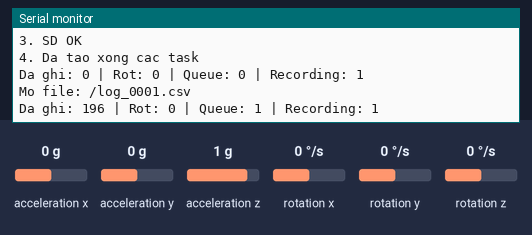
This program was run on a simulated ESP32-S3. On the bench: the last lines printed to the serial monitor. Wiring (inferred from the names in the program): MPU-6050 motion sensor at I2C address 0x68. The test bench sets the inputs (shaded band); at power-on: acceleration x 0 g, acceleration y 0 g, acceleration z 1 g, rotation x 0 °/s, rotation y 0 °/s, rotation z 0 °/s. Storage starts empty.

Above: at 2.8 s.
2.9 s: acceleration x set to -1.4 g
At 4.2 s:
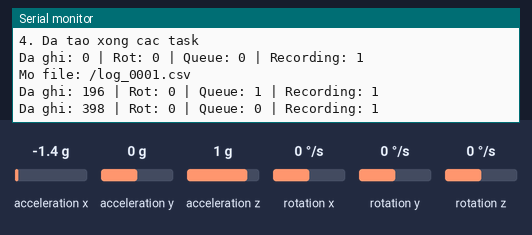
4.4 s: acceleration x set to 0 g
At 5.4 s:
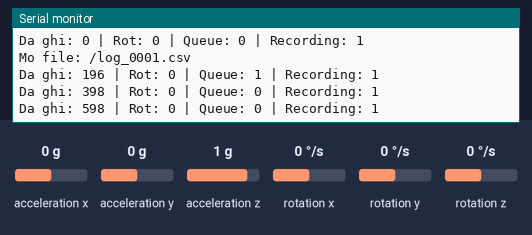
5.9 s: acceleration y set to -1.4 g
At 7.4 s:
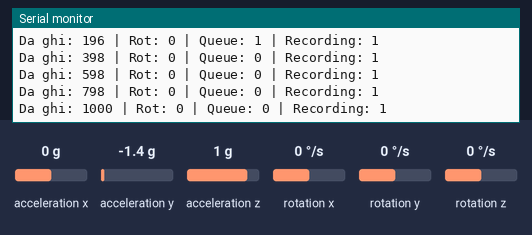
Timing chart, 0 to 8.9 s (numbered marks = the images above; inputs shaded):
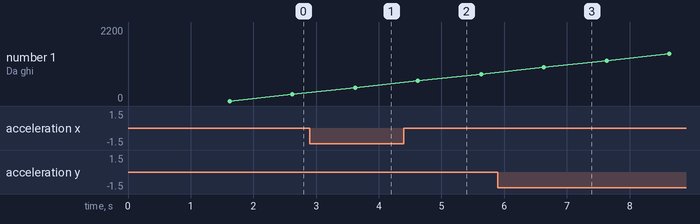

The program:

main.cpp
```cpp
#include <Arduino.h>
#include <SPI.h>
#include <SD.h>
#include "config.h"
#include "shared.h"
#include "mpu6050.h"
#include "tasks.h"

void IRAM_ATTR isrBtn() {
  BaseType_t woken = pdFALSE;
  xSemaphoreGiveFromISR(semBtn, &woken);
  portYIELD_FROM_ISR(woken);
}

void setup() {
  Serial.begin(115200);
  delay(1500);                       // chờ Serial Monitor kịp kết nối
  Serial.println("1. Khoi dong");

  mpuInit();
  Serial.println("2. MPU init xong");

  Serial.println("2b. SPI begin");
  SPI.begin(SD_SCK, SD_MISO, SD_MOSI, SD_CS);
  Serial.println("2c. SD begin");
  if (!SD.begin(SD_CS, SPI, 4000000)) {
    Serial.println("SD fail");
    while (1) delay(1000);
  }
  Serial.println("3. SD OK");

  qImu   = xQueueCreate(QUEUE_LEN, sizeof(imu_sample_t));
  mtxGps = xSemaphoreCreateMutex();
  semBtn = xSemaphoreCreateBinary();

  pinMode(BTN_PIN, INPUT_PULLUP);
  attachInterrupt(BTN_PIN, isrBtn, FALLING);

  xTaskCreatePinnedToCore(TaskIMU,  "imu",  4096, NULL, PRIO_IMU,  NULL, 1);
  xTaskCreatePinnedToCore(TaskCtrl, "ctrl", 2048, NULL, PRIO_CTRL, NULL, 0);
  xTaskCreatePinnedToCore(TaskSD,   "sd",   6144, NULL, PRIO_SD,   NULL, 0);
  xTaskCreatePinnedToCore(TaskGSM,  "gsm",  6144, NULL, PRIO_GSM,  NULL, 0);
  Serial.println("4. Da tao xong cac task");
}

void loop() {
  Serial.printf("Da ghi: %lu | Rot: %lu | Queue: %u | Recording: %d\n",
                (unsigned long)gWritten,
                (unsigned long)gDropped,
                (unsigned)uxQueueMessagesWaiting(qImu),
                gRecording);
  delay(1000);
}
```

mpu6050.h
```cpp
#pragma once
#include "shared.h"

void mpuInit();
bool mpuRead(imu_sample_t &s);
```

shared.h
```cpp
#pragma once
#include <Arduino.h>
#include "freertos/FreeRTOS.h"
#include "freertos/queue.h"
#include "freertos/semphr.h"

typedef struct {            // 16 byte
  uint32_t t_us;
  int16_t ax, ay, az, gx, gy, gz;
} imu_sample_t;

typedef struct {
  double   lat, lon;
  bool     valid;
  uint32_t updated_ms;
} gps_data_t;

// Handle đồng bộ
extern QueueHandle_t     qImu;     // IMU -> SD
extern SemaphoreHandle_t mtxGps;   // bảo vệ gGps
extern SemaphoreHandle_t semBtn;   // ngắt nút -> TaskCtrl

// Biến dùng chung
extern gps_data_t        gGps;         // bảo vệ bằng mtxGps
extern volatile bool     gRecording;
extern volatile uint32_t gDropped;
extern volatile uint32_t gWritten;   // số mẫu đã ghi xuống SD
```

tasks.h
```cpp
#pragma once

void TaskIMU(void *pv);
void TaskSD(void *pv);
void TaskCtrl(void *pv);
void TaskGSM(void *pv);
```

mpu6050.cpp
```cpp
#include <Wire.h>
#include "esp_timer.h"
#include "config.h"
#include "mpu6050.h"

static void mpuWrite(uint8_t reg, uint8_t val) {
  Wire.beginTransmission(MPU_ADDR);
  Wire.write(reg);
  Wire.write(val);
  Wire.endTransmission();
}

void mpuInit() {
  Wire.begin(SDA_PIN, SCL_PIN, 400000);
  mpuWrite(0x6B, 0x00);
  mpuWrite(0x1A, 0x03);
  mpuWrite(0x1B, 0x08);
  mpuWrite(0x1C, 0x10);
  delay(100);              // chờ cảm biến ổn định sau khi thức dậy, tránh mẫu đầu không hợp lệ
}

bool mpuRead(imu_sample_t &s) {
  Wire.beginTransmission(MPU_ADDR);
  Wire.write(0x3B);
  if (Wire.endTransmission(false) != 0) return false;
  if (Wire.requestFrom((uint8_t)MPU_ADDR, (uint8_t)14) != 14) return false;

  s.t_us = (uint32_t)esp_timer_get_time();
  auto rd = [] { int16_t h = Wire.read(); return (int16_t)((h << 8) | Wire.read()); };
  s.ax = rd(); s.ay = rd(); s.az = rd();
  rd();                                  // bỏ nhiệt độ
  s.gx = rd(); s.gy = rd(); s.gz = rd();
  return true;
}
```

shared.cpp
```cpp
#include "shared.h"

QueueHandle_t     qImu   = nullptr;
SemaphoreHandle_t mtxGps = nullptr;
SemaphoreHandle_t semBtn = nullptr;

gps_data_t        gGps = {};
volatile bool     gRecording = true;
volatile uint32_t gDropped   = 0;
volatile uint32_t gWritten = 0;
```

task_ctrl.cpp
```cpp
#include "config.h"
#include "shared.h"
#include "tasks.h"

void TaskCtrl(void *) {
  for (;;) {
    if (xSemaphoreTake(semBtn, portMAX_DELAY) == pdTRUE) {
      vTaskDelay(pdMS_TO_TICKS(50));                  // chống dội
      while (xSemaphoreTake(semBtn, 0) == pdTRUE) {}  // xả ngắt dội
      gRecording = !gRecording;
      Serial.printf("Recording: %d\n", gRecording);
    }
  }
}
```

task_gsm.cpp
```cpp
#include "config.h"
#include "shared.h"
#include "tasks.h"

void TaskGSM(void *) {
  // Serial1.begin(GSM_BAUD, SERIAL_8N1, GSM_RX_PIN, GSM_TX_PIN);

  for (;;) {
    // TODO: gửi AT lệnh lấy GPS, parse ra tmp
    gps_data_t tmp = {};
    tmp.updated_ms = millis();

    if (xSemaphoreTake(mtxGps, pdMS_TO_TICKS(50)) == pdTRUE) {
      gGps = tmp;                       // giữ mutex rất ngắn
      xSemaphoreGive(mtxGps);
    }
    vTaskDelay(pdMS_TO_TICKS(2000));
  }
}
```

task_imu.cpp
```cpp
#include "config.h"
#include "shared.h"
#include "mpu6050.h"
#include "tasks.h"

void TaskIMU(void *) {
  TickType_t last = xTaskGetTickCount();
  imu_sample_t s;

  for (;;) {
    vTaskDelayUntil(&last, pdMS_TO_TICKS(SAMPLE_PERIOD_MS));
    if (!gRecording) continue;

    if (mpuRead(s)) {
      if (xQueueSend(qImu, &s, 0) != pdTRUE) {   // không chặn
        gDropped++;
      }
    }
  }
}
```

task_sd.cpp
```cpp
#include <SD.h>
#include "config.h"
#include "shared.h"
#include "tasks.h"
#define CSV_SEP ","

static char   buf[SD_BUF_SIZE + 128];
static size_t len = 0;

static uint32_t t0_us  = 0;
static bool     haveT0 = false;

static File openNewFile() {
  char name[24];
  for (int i = 1; i < 10000; i++) {
    snprintf(name, sizeof(name), "/log_%04d.csv", i);
    if (!SD.exists(name)) {
      File f = SD.open(name, FILE_WRITE);
           if (f) {
        const uint8_t bom[3] = {0xEF, 0xBB, 0xBF};   // để Excel đọc đúng UTF-8
        f.write(bom, 3);
        f.print("time(s)" CSV_SEP "Ax(m/s²)" CSV_SEP "Ay(m/s²)" CSV_SEP "Az(m/s²)"
                CSV_SEP "Rx(°/s)" CSV_SEP "Ry(°/s)" CSV_SEP "Rz(°/s)\n");
        haveT0 = false;                      // thời gian tính lại từ 0 cho file mới
        Serial.printf("Mo file: %s\n", name);
      }
      return f;
    }
  }
  return File();
}

static void appendSample(File &f, const imu_sample_t &s) {
  if (!haveT0) { t0_us = s.t_us; haveT0 = true; }

  double t  = (double)(uint32_t)(s.t_us - t0_us) / 1e6;
  const double ka = GRAVITY_MS2 / ACC_LSB_PER_G;
  const double kg = 1.0 / GYRO_LSB_PER_DPS;

  len += snprintf(buf + len, sizeof(buf) - len,
                  "%.3f" CSV_SEP "%.3f" CSV_SEP "%.3f" CSV_SEP "%.3f"
                  CSV_SEP "%.3f" CSV_SEP "%.3f" CSV_SEP "%.3f\n",
                  t,
                  s.ax * ka, s.ay * ka, s.az * ka,
                  s.gx * kg, s.gy * kg, s.gz * kg);
  gWritten++;
  if (len >= SD_BUF_SIZE) {
    f.write((uint8_t *)buf, len);
    len = 0;
  }
}

void TaskSD(void *) {
  File f;
  uint32_t lastFlush = millis();
  imu_sample_t s;

  for (;;) {
    if (!gRecording) {
      if (f) {
        while (xQueueReceive(qImu, &s, 0) == pdTRUE) appendSample(f, s);
        if (len) { f.write((uint8_t *)buf, len); len = 0; }
        f.close();
        Serial.println("Da dong file, co the rut the");
      }
      vTaskDelay(pdMS_TO_TICKS(50));
      continue;
    }

    if (!f) {
      f = openNewFile();
      if (!f) {
        Serial.println("Khong mo duoc file");
        vTaskDelay(pdMS_TO_TICKS(1000));
        continue;
      }
      len = 0;
      lastFlush = millis();
    }

    if (xQueueReceive(qImu, &s, pdMS_TO_TICKS(100)) == pdTRUE) {
      appendSample(f, s);
    }

    if (millis() - lastFlush > SD_FLUSH_MS) {
      if (len) { f.write((uint8_t *)buf, len); len = 0; }
      f.flush();
      lastFlush = millis();
    }
  }
}
```

config.h
```cpp
#pragma once

// MPU6050
#define SDA_PIN   16
#define SCL_PIN   17
#define MPU_ADDR  0x68

// MicroSD
#define SD_CS     39
#define SD_SCK    40
#define SD_MISO   42
#define SD_MOSI   41

// Nút điều khiển (đổi theo mạch của bạn)
#define BTN_PIN   0

// UART tới EG800K (đổi theo mạch của bạn)
#define GSM_RX_PIN  10
#define GSM_TX_PIN  11
#define GSM_BAUD    115200

// Thông số realtime
#define SAMPLE_PERIOD_MS  5       // 200 Hz
#define QUEUE_LEN         256
#define SD_BUF_SIZE       4096
#define SD_FLUSH_MS       1000

// Ưu tiên task (số lớn = ưu tiên cao)
#define PRIO_IMU   5
#define PRIO_CTRL  4
#define PRIO_SD    3
#define PRIO_GSM   2
// Hệ số quy đổi (khớp cấu hình trong mpuInit: ±8 g, ±500 °/s)
#define ACC_LSB_PER_G     4096.0
#define GYRO_LSB_PER_DPS  65.5
#define GRAVITY_MS2       9.80665
```

Measured:
- after the input at 2.9 s, the serial monitor: prints a new line after 0.72 s (image 1)
- after the input at 5.9 s, the serial monitor: prints a new line after 0.73 s (image 3)
- plotted number 1: 196 → 398 after the input at 2.9 s, 798 → 2200 after the input at 5.9 s
